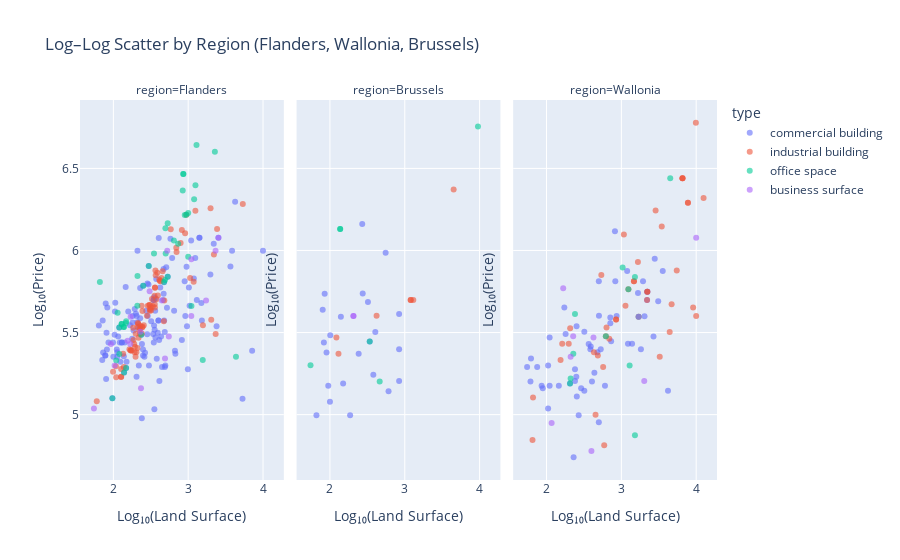

This figure's notebook cell:
### Code cell
def province_to_region(province):
    flanders = ['Antwerp', 'Limburg', 'East Flanders', 'West Flanders', 'Flemish Brabant']
    wallonia = ['Hainaut', 'Liège', 'Luxembourg', 'Namur', 'Walloon Brabant']
    brussels = ['Brussels', 'Bruxelles', 'Brussel', 'Brussels-Capital']

    if province in flanders:
        return 'Flanders'
    if province in wallonia:
        return 'Wallonia'
    return 'Brussels'

df_log['region'] = df_log['province'].apply(province_to_region)


fig = px.scatter(
    df_log,
    x='log_land',
    y='log_price',
    color='type',
    facet_col='region',
    opacity=0.6,
    hover_data=['Total land surface', 'Price', 'city', 'province'],
    trendline='ols',
    trendline_scope='facet',
    title='Log–Log Scatter by Region (Flanders, Wallonia, Brussels)'
)

fig.update_xaxes(title='Log₁₀(Land Surface)')
fig.update_yaxes(title='Log₁₀(Price)')
fig.show()

### Figure 1 — Plotly figure (JSON) as saved in the notebook; plotly's stock layout.template omitted (floating-point values rounded to 4 significant figures; data arrays with more than 128 entries replaced by an {"elided": "..."} marker saying what was removed)
{"data": [{"customdata": {"elided": "129x4 mixed values"}, "hovertemplate": "type=commercial building<br>region=Flanders<br>log_land=%{x}<br>log_price=%{y}<br>Total land surface=%{customdata[0]}<br>Price=%{customdata[1]}<br>city=%{customdata[2]}<br>province=%{customdata[3]}<extra></extra>", "legendgroup": "commercial building", "marker": {"color": "#636efa", "opacity": 0.6, "symbol": "circle"}, "mode": "markers", "name": "commercial building", "orientation": "v", "showlegend": true, "type": "scatter", "x": {"elided": "129 float values"}, "xaxis": "x", "y": {"elided": "129 float values"}, "yaxis": "y"}, {"customdata": [[80, 435000, "elsene", "Brussels"], [90, 239000, "elsene", "Brussels"], [101, 305000, "haren", "Brussels"], [186, 99000, "herstal", "Liege"], [322, 485000, "vorst", "Brussels"], [380, 175000, "liege", "Liege"], [66, 99000, "liege", "Liege"], [85, 545000, "sint-pieters-woluwe", "Brussels"], [83, 275000, "elsene", "Brussels"], [840, 250000, "brussels", "Brussels"], [270, 1450000, "elsene", "Brussels"], [607, 139000, "liege", "Liege"], [404, 319000, "herstal", "Liege"], [340, 279000, "wandre", "Liege"], [140, 395000, "sint-gillis", "Brussels"], [150, 155000, "jette", "Brussels"], [242, 235000, "ans", "Liege"], [95, 150000, "boncelles", "Liege"], [840, 160000, "brussels", "Brussels"], [100, 120000, "sint-gillis", "Brussels"], [274, 547200, "liege", "Liege"], [840, 410000, "brussels", "Brussels"], [555, 970000, "elsene", "Brussels"]], "hovertemplate": "type=commercial building<br>region=Brussels<br>log_land=%{x}<br>log_price=%{y}<br>Total land surface=%{customdata[0]}<br>Price=%{customdata[1]}<br>city=%{customdata[2]}<br>province=%{customdata[3]}<extra></extra>", "legendgroup": "commercial building", "marker": {"color": "#636efa", "opacity": 0.6, "symbol": "circle"}, "mode": "markers", "name": "commercial building", "orientation": "v", "showlegend": false, "type": "scatter", "x": [1.903, 1.954, 2.004, 2.27, 2.508, 2.58, 1.82, 1.929, 1.919, 2.924, 2.431, 2.783, 2.606, 2.531, 2.146, 2.176, 2.384, 1.978, 2.924, 2.0, 2.438, 2.924, 2.744], "xaxis": "x2", "y": [5.638, 5.378, 5.484, 4.996, 5.686, 5.243, 4.996, 5.736, 5.439, 5.398, 6.161, 5.143, 5.504, 5.446, 5.597, 5.19, 5.371, 5.176, 5.204, 5.079, 5.738, 5.613, 5.987], "yaxis": "y2"}, {"customdata": {"elided": "56x4 mixed values"}, "hovertemplate": "type=commercial building<br>region=Wallonia<br>log_land=%{x}<br>log_price=%{y}<br>Total land surface=%{customdata[0]}<br>Price=%{customdata[1]}<br>city=%{customdata[2]}<br>province=%{customdata[3]}<extra></extra>", "legendgroup": "commercial building", "marker": {"color": "#636efa", "opacity": 0.6, "symbol": "circle"}, "mode": "markers", "name": "commercial building", "orientation": "v", "showlegend": false, "type": "scatter", "x": [2.021, 2.398, 2.041, 2.563, 2.314, 2.724, 1.792, 3.347, 3.088, 3.078, 2.164, 1.785, 2.401, 2.607, 3.261, 3.289, 2.362, 3.623, 2.699, 2.255, 2.041, 2.919, 2.021, 3.143, 2.38, 2.585, 1.949, 2.701, 1.74, 2.38, 1.875, 2.238, 2.591, 2.505, 3.347, 2.639, 3.492, 2.781, 3.31, 3.222, 3.343, 1.934, 3.43, 3.553, 2.914, 2.852, 2.937, 2.43, 2.699, 3.446, 2.863, 2.505, 2.68, 2.852, 2.405, 2.462], "xaxis": "x3", "y": [5.299, 5.23, 5.176, 5.43, 5.19, 5.398, 5.342, 5.748, 5.431, 5.875, 5.176, 5.201, 5.538, 5.201, 5.398, 5.813, 4.74, 5.146, 5.813, 5.491, 5.47, 5.813, 5.037, 5.431, 5.276, 5.398, 5.161, 5.602, 5.29, 5.204, 5.29, 5.653, 5.415, 5.505, 5.748, 5.255, 5.69, 5.176, 5.6, 5.74, 5.698, 5.176, 5.476, 5.875, 6.117, 5.556, 5.601, 4.996, 4.954, 5.949, 5.447, 5.146, 5.38, 5.591, 5.111, 5.161], "yaxis": "y3"}, {"customdata": {"elided": "80x4 mixed values"}, "hovertemplate": "type=industrial building<br>region=Flanders<br>log_land=%{x}<br>log_price=%{y}<br>Total land surface=%{customdata[0]}<br>Price=%{customdata[1]}<br>city=%{customdata[2]}<br>province=%{customdata[3]}<extra></extra>", "legendgroup": "industrial building", "marker": {"color": "#EF553B", "opacity": 0.6, "symbol": "circle"}, "mode": "markers", "name": "industrial building", "orientation": "v", "showlegend": true, "type": "scatter", "x": [2.614, 2.975, 2.959, 2.299, 2.322, 2.658, 2.38, 2.033, 2.389, 2.386, 2.5, 2.328, 3.73, 2.243, 2.322, 2.104, 2.104, 3.344, 2.844, 2.344, 2.297, 2.674, 2.23, 2.566, 2.516, 2.915, 2.23, 3.299, 2.36, 2.378, 2.841, 2.14, 2.55, 2.037, 2.594, 2.562, 2.364, 3.026, 2.483, 2.642, 2.283, 2.575, 2.555, 2.556, 3.308, 3.367, 2.336, 2.104, 2.279, 3.386, 2.288, 2.307, 3.096, 2.459, 2.334, 2.267, 2.449, 2.766, 2.553, 2.62, 2.899, 2.681, 2.215, 2.525, 2.487, 1.778, 2.483, 2.407, 2.489, 1.996, 2.356, 2.391, 3.073, 2.556, 2.587, 2.629, 2.13, 2.504, 3.197, 2.265], "xaxis": "x", "y": [5.823, 6.217, 6.106, 5.493, 5.536, 5.874, 5.494, 5.294, 5.632, 5.533, 5.653, 5.559, 6.283, 5.391, 5.407, 5.23, 5.23, 5.975, 5.991, 5.517, 5.352, 5.568, 5.391, 5.85, 5.705, 6.125, 5.393, 6.258, 5.525, 5.663, 6.017, 5.29, 5.725, 5.228, 5.725, 5.879, 5.54, 5.833, 5.669, 5.833, 5.379, 5.703, 5.652, 5.774, 5.579, 5.491, 5.468, 5.278, 5.431, 6.13, 5.414, 5.38, 6.242, 5.664, 5.552, 5.454, 5.602, 6.129, 5.672, 5.816, 6.045, 5.695, 5.398, 5.66, 5.633, 5.081, 5.669, 5.544, 5.642, 5.261, 5.491, 5.535, 5.81, 5.772, 5.865, 5.813, 5.371, 5.634, 5.544, 5.529], "yaxis": "y"}, {"customdata": [[420, 400000, "koekelberg", "Brussels"], [1300, 499000, "schaarbeek", "Brussels"], [1200, 499000, "grace-hollogne", "Liege"], [130, 235000, "evere", "Brussels"], [1200, 499000, "grace-hollogne", "Liege"], [4500, 2350000, "wandre", "Liege"], [122, 295000, "anderlecht", "Brussels"]], "hovertemplate": "type=industrial building<br>region=Brussels<br>log_land=%{x}<br>log_price=%{y}<br>Total land surface=%{customdata[0]}<br>Price=%{customdata[1]}<br>city=%{customdata[2]}<br>province=%{customdata[3]}<extra></extra>", "legendgroup": "industrial building", "marker": {"color": "#EF553B", "opacity": 0.6, "symbol": "circle"}, "mode": "markers", "name": "industrial building", "orientation": "v", "showlegend": false, "type": "scatter", "x": [2.623, 3.114, 3.079, 2.114, 3.079, 3.653, 2.086], "xaxis": "x2", "y": [5.602, 5.698, 5.698, 5.371, 5.698, 6.371, 5.47], "yaxis": "y2"}, {"customdata": {"elided": "42x4 mixed values"}, "hovertemplate": "type=industrial building<br>region=Wallonia<br>log_land=%{x}<br>log_price=%{y}<br>Total land surface=%{customdata[0]}<br>Price=%{customdata[1]}<br>city=%{customdata[2]}<br>province=%{customdata[3]}<extra></extra>", "legendgroup": "industrial building", "marker": {"color": "#EF553B", "opacity": 0.6, "symbol": "circle"}, "mode": "markers", "name": "industrial building", "orientation": "v", "showlegend": false, "type": "scatter", "x": [2.633, 2.793, 3.817, 3.959, 3.033, 4.099, 3.817, 3.221, 1.813, 2.21, 3.094, 3.89, 2.655, 2.732, 3.54, 3.513, 3.817, 3.055, 3.343, 2.801, 3.168, 2.188, 1.82, 2.771, 2.686, 3.458, 3.168, 3.347, 3.74, 4.0, 2.757, 2.838, 3.89, 3.646, 3.347, 2.316, 2.929, 3.996, 3.672, 2.929, 2.297, 3.231], "xaxis": "x3", "y": [5.38, 5.477, 6.439, 5.653, 6.097, 6.32, 6.439, 5.929, 4.845, 5.431, 5.763, 6.29, 5.0, 5.851, 6.146, 5.352, 6.439, 5.663, 5.698, 5.531, 5.812, 5.332, 5.104, 4.813, 5.36, 6.243, 5.812, 5.748, 5.878, 5.601, 5.29, 5.462, 6.29, 5.504, 5.748, 5.526, 5.58, 6.778, 5.672, 5.58, 5.431, 5.597], "yaxis": "y3"}, {"customdata": {"elided": "42x4 mixed values"}, "hovertemplate": "type=office space<br>region=Flanders<br>log_land=%{x}<br>log_price=%{y}<br>Total land surface=%{customdata[0]}<br>Price=%{customdata[1]}<br>city=%{customdata[2]}<br>province=%{customdata[3]}<extra></extra>", "legendgroup": "office space", "marker": {"color": "#00cc96", "opacity": 0.6, "symbol": "circle"}, "mode": "markers", "name": "office space", "orientation": "v", "showlegend": true, "type": "scatter", "x": [2.935, 2.4, 2.927, 2.809, 3.111, 2.695, 2.678, 2.935, 2.167, 2.322, 2.69, 2.699, 3.0, 3.638, 2.32, 2.057, 2.473, 2.975, 3.097, 2.079, 2.543, 2.111, 1.987, 2.726, 2.866, 3.0, 2.14, 2.17, 3.079, 2.079, 2.111, 3.195, 3.357, 2.954, 2.17, 2.14, 2.143, 2.037, 1.82, 2.726, 2.373, 3.043], "xaxis": "x", "y": [6.466, 5.785, 6.366, 6.061, 6.642, 6.135, 5.808, 6.466, 5.559, 5.845, 5.821, 5.982, 6.228, 5.352, 5.663, 5.621, 5.905, 6.217, 6.397, 5.369, 5.982, 5.551, 5.099, 6.165, 6.041, 5.962, 5.534, 5.568, 6.312, 5.531, 5.551, 5.332, 6.602, 6.216, 5.284, 5.534, 5.257, 5.33, 5.808, 5.84, 5.486, 5.662], "yaxis": "y"}, {"customdata": [[340, 279000, "wandre", "Liege"], [137, 1350000, "ukkel", "Brussels"], [55, 200000, "liege", "Liege"], [462, 159000, "liege", "Liege"], [9510, 5700000, "elsene", "Brussels"], [137, 1350000, "elsene", "Brussels"]], "hovertemplate": "type=office space<br>region=Brussels<br>log_land=%{x}<br>log_price=%{y}<br>Total land surface=%{customdata[0]}<br>Price=%{customdata[1]}<br>city=%{customdata[2]}<br>province=%{customdata[3]}<extra></extra>", "legendgroup": "office space", "marker": {"color": "#00cc96", "opacity": 0.6, "symbol": "circle"}, "mode": "markers", "name": "office space", "orientation": "v", "showlegend": false, "type": "scatter", "x": [2.531, 2.137, 1.74, 2.665, 3.978, 2.137], "xaxis": "x2", "y": [5.446, 6.13, 5.301, 5.201, 6.756, 6.13], "yaxis": "y2"}, {"customdata": [[1040, 789000, "auvelais", "Namur"], [1242, 580000, "manage", "Hainaut"], [1290, 199000, "saint-martin", "Namur"], [210, 166000, "charleroi", "Hainaut"], [240, 410000, "lasne", "Walloon Brabant"], [621, 300000, "manage", "Hainaut"], [1519, 75000, "jambes", "Namur"], [1701, 395000, "bossut-gottechain", "Walloon Brabant"], [206, 155000, "leval-trahegnies", "Hainaut"], [1519, 690000, "jambes", "Namur"], [4499, 2750000, "lasne", "Walloon Brabant"], [228, 234600, "chimay", "Hainaut"]], "hovertemplate": "type=office space<br>region=Wallonia<br>log_land=%{x}<br>log_price=%{y}<br>Total land surface=%{customdata[0]}<br>Price=%{customdata[1]}<br>city=%{customdata[2]}<br>province=%{customdata[3]}<extra></extra>", "legendgroup": "office space", "marker": {"color": "#00cc96", "opacity": 0.6, "symbol": "circle"}, "mode": "markers", "name": "office space", "orientation": "v", "showlegend": false, "type": "scatter", "x": [3.017, 3.094, 3.111, 2.322, 2.38, 2.793, 3.182, 3.231, 2.314, 3.182, 3.653, 2.358], "xaxis": "x3", "y": [5.897, 5.763, 5.299, 5.22, 5.613, 5.477, 4.875, 5.597, 5.19, 5.839, 6.439, 5.37], "yaxis": "y3"}, {"customdata": [[55, 109000, "roeselare", "West Flanders"], [2322, 995000, "herentals", "Antwerp"], [2534, 1195000, "tremelo", "Flemish Brabant"], [1100, 399000, "beerzel", "Antwerp"], [170, 395000, "aalst", "East Flanders"], [1732, 495000, "keerbergen", "Flemish Brabant"], [104, 199000, "oostende", "West Flanders"], [230, 320000, "oudenaarde", "East Flanders"], [234, 145000, "poperinge", "West Flanders"], [168, 269000, "borgerhout", "Antwerp"], [93, 269000, "sint-truiden", "Limburg"], [305, 565000, "leest", "Antwerp"], [155, 281684, "ieper", "West Flanders"], [490, 220000, "mol", "Antwerp"], [444, 495000, "roeselare", "West Flanders"], [1100, 885000, "wetteren", "East Flanders"], [525, 995000, "herzele", "East Flanders"], [551, 299000, "hechtel", "Limburg"]], "hovertemplate": "type=business surface<br>region=Flanders<br>log_land=%{x}<br>log_price=%{y}<br>Total land surface=%{customdata[0]}<br>Price=%{customdata[1]}<br>city=%{customdata[2]}<br>province=%{customdata[3]}<extra></extra>", "legendgroup": "business surface", "marker": {"color": "#ab63fa", "opacity": 0.6, "symbol": "circle"}, "mode": "markers", "name": "business surface", "orientation": "v", "showlegend": true, "type": "scatter", "x": [1.74, 3.366, 3.404, 3.041, 2.23, 3.239, 2.017, 2.362, 2.369, 2.225, 1.968, 2.484, 2.19, 2.69, 2.647, 3.041, 2.72, 2.741], "xaxis": "x", "y": [5.037, 5.998, 6.077, 5.601, 5.597, 5.695, 5.299, 5.505, 5.161, 5.43, 5.43, 5.752, 5.45, 5.342, 5.695, 5.947, 5.998, 5.476], "yaxis": "y"}, {"customdata": [[206, 399000, "laken", "Brussels"], [206, 399000, "laken", "Brussels"]], "hovertemplate": "type=business surface<br>region=Brussels<br>log_land=%{x}<br>log_price=%{y}<br>Total land surface=%{customdata[0]}<br>Price=%{customdata[1]}<br>city=%{customdata[2]}<br>province=%{customdata[3]}<extra></extra>", "legendgroup": "business surface", "marker": {"color": "#ab63fa", "opacity": 0.6, "symbol": "circle"}, "mode": "markers", "name": "business surface", "orientation": "v", "showlegend": false, "type": "scatter", "x": [2.314, 2.314], "xaxis": "x2", "y": [5.601, 5.601], "yaxis": "y2"}, {"customdata": [[398, 60000, "ecaussinnes-d-enghien", "Hainaut"], [2023, 160000, "mons", "Hainaut"], [117, 89000, "arlon", "Luxembourg"], [10000, 1195000, "ciney", "Namur"], [167, 589000, "gosselies", "Hainaut"], [210, 225000, "andenne", "Namur"], [424, 295000, "dinant", "Namur"], [227, 300000, "durbuy", "Luxembourg"], [1701, 395000, "bossut-gottechain", "Walloon Brabant"]], "hovertemplate": "type=business surface<br>region=Wallonia<br>log_land=%{x}<br>log_price=%{y}<br>Total land surface=%{customdata[0]}<br>Price=%{customdata[1]}<br>city=%{customdata[2]}<br>province=%{customdata[3]}<extra></extra>", "legendgroup": "business surface", "marker": {"color": "#ab63fa", "opacity": 0.6, "symbol": "circle"}, "mode": "markers", "name": "business surface", "orientation": "v", "showlegend": false, "type": "scatter", "x": [2.6, 3.306, 2.068, 4.0, 2.223, 2.322, 2.627, 2.356, 3.231], "xaxis": "x3", "y": [4.778, 5.204, 4.949, 6.077, 5.77, 5.352, 5.47, 5.477, 5.597], "yaxis": "y3"}], "layout": {"annotations": [{"font": {}, "showarrow": false, "text": "region=Flanders", "x": 0.16, "xanchor": "center", "xref": "paper", "y": 1, "yanchor": "bottom", "yref": "paper"}, {"font": {}, "showarrow": false, "text": "region=Brussels", "x": 0.5, "xanchor": "center", "xref": "paper", "y": 1, "yanchor": "bottom", "yref": "paper"}, {"font": {}, "showarrow": false, "text": "region=Wallonia", "x": 0.84, "xanchor": "center", "xref": "paper", "y": 1, "yanchor": "bottom", "yref": "paper"}], "legend": {"title": {"text": "type"}, "tracegroupgap": 0}, "title": {"text": "Log–Log Scatter by Region (Flanders, Wallonia, Brussels)"}, "xaxis": {"anchor": "y", "domain": [0, 0.32], "title": {"text": "Log₁₀(Land Surface)"}}, "xaxis2": {"anchor": "y2", "domain": [0.34, 0.66], "matches": "x", "title": {"text": "Log₁₀(Land Surface)"}}, "xaxis3": {"anchor": "y3", "domain": [0.68, 1.0], "matches": "x", "title": {"text": "Log₁₀(Land Surface)"}}, "yaxis": {"anchor": "x", "domain": [0, 1], "title": {"text": "Log₁₀(Price)"}}, "yaxis2": {"anchor": "x2", "domain": [0, 1], "matches": "y", "showticklabels": false, "title": {"text": "Log₁₀(Price)"}}, "yaxis3": {"anchor": "x3", "domain": [0, 1], "matches": "y", "showticklabels": false, "title": {"text": "Log₁₀(Price)"}}}}
